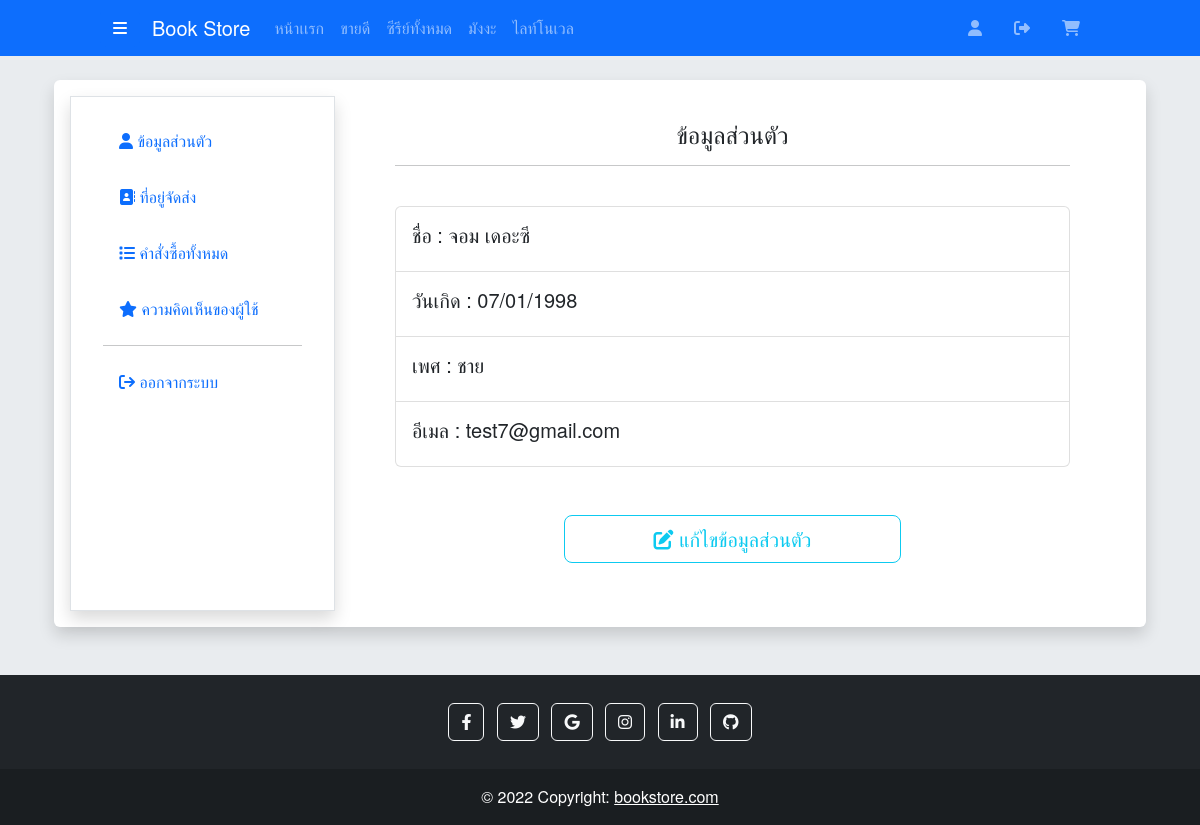
The app's page /bookstore_webapp/shop_page/userProfile.php (signed in) with its own data.
### tables this page shows
CREATE TABLE `user` (
  `user_id` int(11) NOT NULL,
  `user_firstname` varchar(255) NOT NULL,
  `user_lastname` varchar(255) NOT NULL,
  `user_birthday` date NOT NULL,
  `user_gender` int(11) NOT NULL,
  `user_email` varchar(255) NOT NULL,
  `user_password` varchar(255) NOT NULL,
  `user_role` varchar(255) NOT NULL,
  `created_at` timestamp NOT NULL DEFAULT CURRENT_TIMESTAMP
);

CREATE TABLE `user_gender` (
  `gender_id` int(11) NOT NULL,
  `gender_name` varchar(255) NOT NULL
);

### bookstore_webapp/shop_page/userProfile.php (the view, shortened to what this page needs)
<?php
require_once '../config/db.php';
if (isset($_SESSION['user_login'])) {
    $user_id = $_SESSION['user_login'];
    $stmt = $conn->prepare("SELECT * FROM user JOIN user_gender
    ON user.user_gender = user_gender.gender_id
    WHERE user.user_id = $user_id");
    $stmt->execute();
    $user = $stmt->fetch();
}
?>
<!DOCTYPE html>
<html lang="en">
<head>
    <link href="https://cdn.jsdelivr.net/npm/bootstrap@5.2.0-beta1/dist/css/bootstrap.min.css" rel="stylesheet">
    <link rel="stylesheet" href="https://cdnjs.cloudflare.com/ajax/libs/font-awesome/6.1.2/css/all.min.css"/>
    <link href="homeStyle.css" rel="stylesheet">
</head>
<body>
    <?php require_once 'shopHeader.php'; ?>
    <br>
    <div class="container px-4">
        <div class="col-md-12 shadow p-3 mb-5 bg-white rounded">
            <div class="container product_data rounded bg-white">
                <div class="row">
                    <div class="col-md-3 border-right border border-1 shadow p-4">
                        <?php require_once 'userChangePage.php'; ?>
                    </div>
                    <div class="col-md-9">
                        <div class="p-4 px-5">
                            <div class="align-items-center text-center">
                                <h4>ข้อมูลส่วนตัว</h4>
                            </div><hr><br>
                            <ul class="list-group">
                                <li class="list-group-item p-3"><h5>ชื่อ : <?= $user['user_firstname']; ?> <?= $user['user_lastname']; ?></h5></li>
                                <li class="list-group-item p-3"><h5>วันเกิด : <?= date('d/m/Y',strtotime($user['user_birthday'])); ?></h5></li>
                                <li class="list-group-item p-3"><h5>เพศ : <?= $user['gender_name']; ?></h5></li>
                                <li class="list-group-item p-3"><h5>อีเมล : <?= $user['user_email']; ?></h5></li>
                            </ul><br><br>
                            <div class="align-items-center text-center">
                                <a href="userEdit.php" class="btn btn-outline-info btn-lg col-md-6">
                                    <i class="fa-solid fa-pen-to-square"></i> แก้ไขข้อมูลส่วนตัว
                                </a>
                            </div><br>
                        </div>
                    </div>
                </div>
            </div>
        </div>
    </div>
    <?php require_once 'shopFooter.php'; ?>
</body>
</html>

### bookstore_webapp/shop_page/homeStyle.css (style rules this page uses)
body { background: #e9ecef; font-family: Helvetica Neue, Helvetica, Arial, sans-serif; margin: 0; padding: 0; }

### records on screen
user: user_firstname "จอม", user_lastname "เดอะซี", user_birthday "07/01/1998", user_gender.gender_name "ชาย", user_email "test7@gmail.com"
